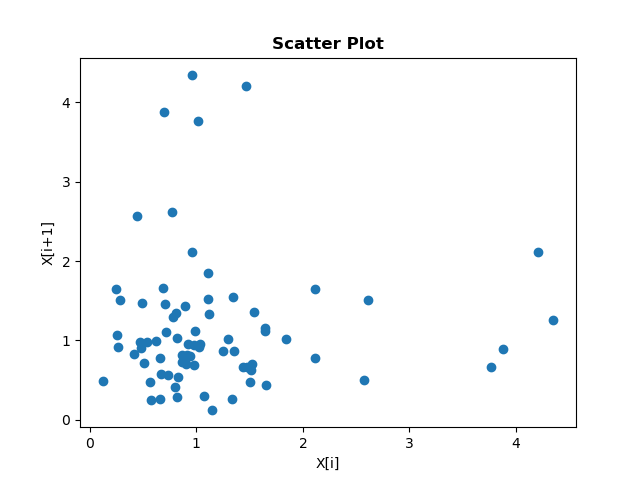

This figure's Python source:
from Read_Data import getData
import matplotlib.pyplot as plt
from statistics import mean


def Scatter(data):
    X=[]
    Y = []
    for i in range(len(data)-1):
        X.append(data[i])
        Y.append(data[i+1])
    return X,Y

def Scatter_Plot(X,Y):
    plt.scatter(X,Y)
    plt.xlabel('X[i]')
    plt.ylabel('X[i+1]')
    plt.title('Scatter Plot', fontweight='bold')
    #plt.show()
    plt.savefig('Scatter_Plot.png')


if __name__=='__main__':

    data = getData()
    X,Y=Scatter(data)
    Scatter_Plot(X,Y)